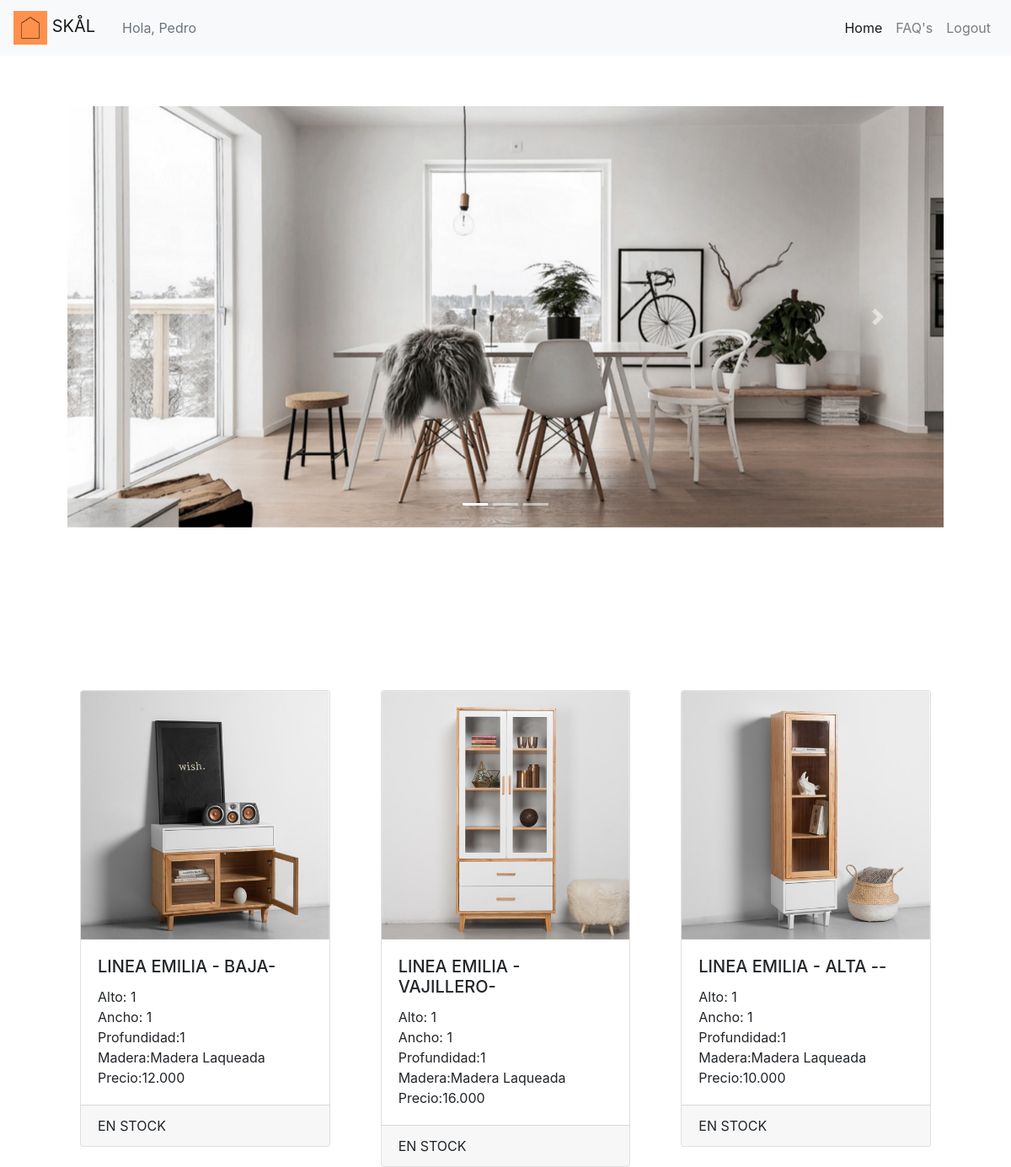
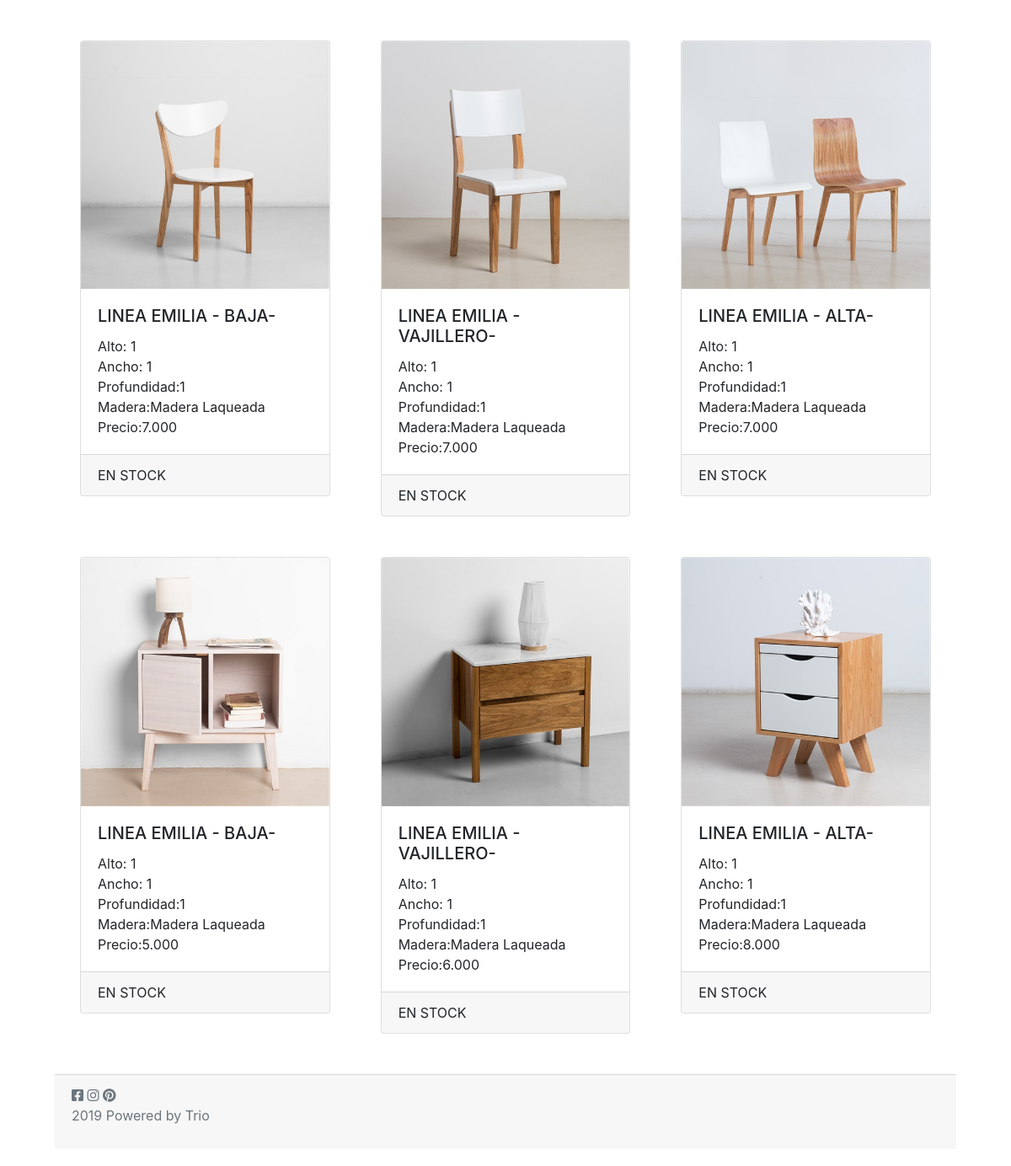
/index.php (signed in), run on the app's committed database (2 pictures, top to bottom).
### tables this page shows
CREATE TABLE `muebles` (
  `id` int(11) NOT NULL,
  `nombre` varchar(45) NOT NULL,
  `precio` varchar(45) NOT NULL,
  `material` varchar(45) DEFAULT NULL,
  `alto` decimal(2,0) DEFAULT NULL,
  `ancho` decimal(2,0) DEFAULT NULL,
  `profundidad` decimal(2,0) DEFAULT NULL,
  `foto` varchar(200) DEFAULT NULL,
  `descripcion` varchar(1000) DEFAULT NULL
);

### Clases/query.php (called while the page is built, shortened)
<?php
class Query{
    static public function listado($pdo,$tabla){
        $sql="select * from $tabla";
        $consulta= $pdo->query($sql);
        $listado=$consulta->fetchall(PDO::FETCH_ASSOC);
        return $listado;
    }
}

### listadoProductos.php (the view, shortened to what this page needs)
<?php
require_once("loader.php");
$muebles = Query::listado($pdo, 'muebles');
 ?>
<section class="container">
<div class="card-deck row mt-5">
   <?php foreach ($muebles as $key => $mueble) : ?>
     <div class="col-md-4 mb-5">
       <div class="card">
         <img src="imagenes/<?= $mueble['foto']?>" class="card-img-top" alt="...">
         <div class="card-body">
           <h5 class="card-title"><?= $mueble['nombre']?>-</h5>
           <p class="card-text">
             Alto: <?= $mueble['alto']?> <br>
             Ancho: <?= $mueble['ancho']?> <br>
             Profundidad:<?= $mueble['profundidad']?><br>
             Madera:<?= $mueble['material']?> <br>
             Precio:<?= $mueble['precio']?> <br>
           </p>
         </div>
         <div class="card-footer">EN STOCK</div>
       </div>
     </div>
   <?php endforeach ?>
</div>
</section>

### CSS/master.css (style rules this page uses)
.container { min-height: calc(100vh - (89px + 66px)); margin-top: 20px; }

### data on the page
muebles: foto (picture), nombre "LINEA EMILIA - BAJA", alto "1", ancho "1", profundidad "1", material "Madera Laqueada", precio "12.000"
muebles: foto (picture), nombre "LINEA EMILIA - VAJILLERO", alto "1", ancho "1", profundidad "1", material "Madera Laqueada", precio "16.000"
muebles: foto (picture), nombre "LINEA EMILIA - ALTA -", alto "1", ancho "1", profundidad "1", material "Madera Laqueada", precio "10.000"
muebles: foto (picture), nombre "LINEA EMILIA - BAJA", alto "1", ancho "1", profundidad "1", material "Madera Laqueada", precio "7.000"
muebles: foto (picture), nombre "LINEA EMILIA - VAJILLERO", alto "1", ancho "1", profundidad "1", material "Madera Laqueada", precio "7.000"
muebles: foto (picture), nombre "LINEA EMILIA - ALTA", alto "1", ancho "1", profundidad "1", material "Madera Laqueada", precio "7.000"
muebles: foto (picture), nombre "LINEA EMILIA - BAJA", alto "1", ancho "1", profundidad "1", material "Madera Laqueada", precio "5.000"
muebles: foto (picture), nombre "LINEA EMILIA - VAJILLERO", alto "1", ancho "1", profundidad "1", material "Madera Laqueada", precio "6.000"
muebles: foto (picture), nombre "LINEA EMILIA - ALTA", alto "1", ancho "1", profundidad "1", material "Madera Laqueada", precio "8.000"

### other printed values
$_SESSION["nombre"] "Pedro"
